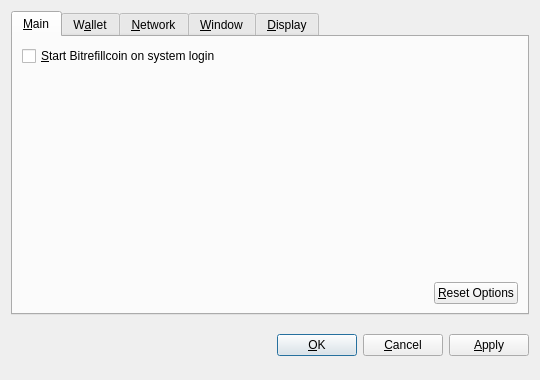
<?xml version="1.0" encoding="UTF-8"?>
<ui version="4.0">
 <class>OptionsDialog</class>
 <widget class="QDialog" name="OptionsDialog">
  <property name="geometry">
   <rect>
    <x>0</x>
    <y>0</y>
    <width>540</width>
    <height>380</height>
   </rect>
  </property>
  <property name="windowTitle">
   <string>Options</string>
  </property>
  <property name="modal">
   <bool>true</bool>
  </property>
  <layout class="QVBoxLayout" name="verticalLayout">
   <item>
    <widget class="QTabWidget" name="tabWidget">
     <property name="tabPosition">
      <enum>QTabWidget::North</enum>
     </property>
     <property name="currentIndex">
      <number>0</number>
     </property>
     <widget class="QWidget" name="tabMain">
      <attribute name="title">
       <string>&amp;Main</string>
      </attribute>
      <layout class="QVBoxLayout" name="verticalLayout_Main">
       <item>
        <widget class="QCheckBox" name="bitcoinAtStartup">
         <property name="toolTip">
          <string>Automatically start Bitrefillcoin after logging in to the system.</string>
         </property>
         <property name="text">
          <string>&amp;Start Bitrefillcoin on system login</string>
         </property>
        </widget>
       </item>
       <item>
        <spacer name="verticalSpacer_Main">
         <property name="orientation">
          <enum>Qt::Vertical</enum>
         </property>
         <property name="sizeHint" stdset="0">
          <size>
           <width>20</width>
           <height>40</height>
          </size>
         </property>
        </spacer>
       </item>
       <item>
        <layout class="QHBoxLayout" name="horizontalLayout_2_Main">
         <item>
          <spacer name="horizontalSpacer_2_Main">
           <property name="orientation">
            <enum>Qt::Horizontal</enum>
           </property>
           <property name="sizeHint" stdset="0">
            <size>
             <width>40</width>
             <height>20</height>
            </size>
           </property>
          </spacer>
         </item>
         <item>
          <widget class="QPushButton" name="resetButton">
           <property name="toolTip">
            <string>Reset all client options to default.</string>
           </property>
           <property name="text">
            <string>&amp;Reset Options</string>
           </property>
           <property name="autoDefault">
            <bool>false</bool>
           </property>
          </widget>
         </item>
        </layout>
       </item>
      </layout>
     </widget>
     <widget class="QWidget" name="tabWallet">
      <attribute name="title">
       <string>W&amp;allet</string>
      </attribute>
      <layout class="QVBoxLayout" name="verticalLayout_Network">
       <item>
        <widget class="QLabel" name="transactionFeeInfoLabel">
         <property name="text">
          <string>Optional transaction fee per kB that helps make sure your transactions are processed quickly. Most transactions are 1 kB.</string>
         </property>
         <property name="textFormat">
          <enum>Qt::PlainText</enum>
         </property>
         <property name="wordWrap">
          <bool>true</bool>
         </property>
        </widget>
       </item>
       <item>
        <layout class="QHBoxLayout" name="horizontalLayout_1_Main">
         <item>
          <widget class="QLabel" name="transactionFeeLabel">
           <property name="text">
            <string>Pay transaction &amp;fee</string>
           </property>
           <property name="textFormat">
            <enum>Qt::PlainText</enum>
           </property>
           <property name="buddy">
            <cstring>transactionFee</cstring>
           </property>
          </widget>
         </item>
         <item>
          <widget class="BitcoinAmountField" name="transactionFee"/>
         </item>
         <item>
          <spacer name="horizontalSpacer_1_Main">
           <property name="orientation">
            <enum>Qt::Horizontal</enum>
           </property>
           <property name="sizeHint" stdset="0">
            <size>
             <width>40</width>
             <height>20</height>
            </size>
           </property>
          </spacer>
         </item>
        </layout>
       </item>
       <item>
        <widget class="QLabel" name="label">
         <property name="text">
          <string>If you disable the spending of unconfirmed change, the change from a transaction cannot be used until that transaction has at least one confirmation. This also affects how your balance is computed.</string>
         </property>
         <property name="wordWrap">
          <bool>true</bool>
         </property>
        </widget>
       </item>
       <item>
        <widget class="QCheckBox" name="spendZeroConfChange">
         <property name="text">
          <string>Spend unconfirmed change  (experts only)</string>
         </property>
        </widget>
       </item>
       <item>
        <spacer name="verticalSpacer">
         <property name="orientation">
          <enum>Qt::Vertical</enum>
         </property>
         <property name="sizeHint" stdset="0">
          <size>
           <width>20</width>
           <height>40</height>
          </size>
         </property>
        </spacer>
       </item>
      </layout>
     </widget>
     <widget class="QWidget" name="tabNetwork">
      <attribute name="title">
       <string>&amp;Network</string>
      </attribute>
      <layout class="QVBoxLayout" name="verticalLayout_Network">
       <item>
        <widget class="QCheckBox" name="mapPortUpnp">
         <property name="toolTip">
          <string>Automatically open the Bitrefillcoin client port on the router. This only works when your router supports UPnP and it is enabled.</string>
         </property>
         <property name="text">
          <string>Map port using &amp;UPnP</string>
         </property>
        </widget>
       </item>
       <item>
        <widget class="QCheckBox" name="connectSocks">
         <property name="toolTip">
          <string>Connect to the Bitrefillcoin network through a SOCKS proxy (e.g. when connecting through Tor).</string>
         </property>
         <property name="text">
          <string>&amp;Connect through SOCKS proxy:</string>
         </property>
        </widget>
       </item>
       <item>
        <layout class="QHBoxLayout" name="horizontalLayout_Network">
         <item>
          <widget class="QLabel" name="proxyIpLabel">
           <property name="text">
            <string>Proxy &amp;IP:</string>
           </property>
           <property name="textFormat">
            <enum>Qt::PlainText</enum>
           </property>
           <property name="buddy">
            <cstring>proxyIp</cstring>
           </property>
          </widget>
         </item>
         <item>
          <widget class="QValidatedLineEdit" name="proxyIp">
           <property name="maximumSize">
            <size>
             <width>140</width>
             <height>16777215</height>
            </size>
           </property>
           <property name="toolTip">
            <string>IP address of the proxy (e.g. 127.0.0.1)</string>
           </property>
          </widget>
         </item>
         <item>
          <widget class="QLabel" name="proxyPortLabel">
           <property name="text">
            <string>&amp;Port:</string>
           </property>
           <property name="textFormat">
            <enum>Qt::PlainText</enum>
           </property>
           <property name="buddy">
            <cstring>proxyPort</cstring>
           </property>
          </widget>
         </item>
         <item>
          <widget class="QLineEdit" name="proxyPort">
           <property name="maximumSize">
            <size>
             <width>55</width>
             <height>16777215</height>
            </size>
           </property>
           <property name="toolTip">
            <string>Port of the proxy (e.g. 9050)</string>
           </property>
          </widget>
         </item>
         <item>
          <widget class="QLabel" name="socksVersionLabel">
           <property name="text">
            <string>SOCKS &amp;Version:</string>
           </property>
           <property name="textFormat">
            <enum>Qt::PlainText</enum>
           </property>
           <property name="buddy">
            <cstring>socksVersion</cstring>
           </property>
          </widget>
         </item>
         <item>
          <widget class="QValueComboBox" name="socksVersion">
           <property name="toolTip">
            <string>SOCKS version of the proxy (e.g. 5)</string>
           </property>
          </widget>
         </item>
         <item>
          <spacer name="horizontalSpacer_Network">
           <property name="orientation">
            <enum>Qt::Horizontal</enum>
           </property>
           <property name="sizeHint" stdset="0">
            <size>
             <width>40</width>
             <height>20</height>
            </size>
           </property>
          </spacer>
         </item>
        </layout>
       </item>
       <item>
        <spacer name="verticalSpacer_Network">
         <property name="orientation">
          <enum>Qt::Vertical</enum>
         </property>
         <property name="sizeHint" stdset="0">
          <size>
           <width>20</width>
           <height>40</height>
          </size>
         </property>
        </spacer>
       </item>
      </layout>
     </widget>
     <widget class="QWidget" name="tabWindow">
      <attribute name="title">
       <string>&amp;Window</string>
      </attribute>
      <layout class="QVBoxLayout" name="verticalLayout_Window">
       <item>
        <widget class="QCheckBox" name="minimizeToTray">
         <property name="toolTip">
          <string>Show only a tray icon after minimizing the window.</string>
         </property>
         <property name="text">
          <string>&amp;Minimize to the tray instead of the taskbar</string>
         </property>
        </widget>
       </item>
       <item>
        <widget class="QCheckBox" name="minimizeOnClose">
         <property name="toolTip">
          <string>Minimize instead of exit the application when the window is closed. When this option is enabled, the application will be closed only after selecting Quit in the menu.</string>
         </property>
         <property name="text">
          <string>M&amp;inimize on close</string>
         </property>
        </widget>
       </item>
       <item>
        <spacer name="verticalSpacer_Window">
         <property name="orientation">
          <enum>Qt::Vertical</enum>
         </property>
         <property name="sizeHint" stdset="0">
          <size>
           <width>20</width>
           <height>40</height>
          </size>
         </property>
        </spacer>
       </item>
      </layout>
     </widget>
     <widget class="QWidget" name="tabDisplay">
      <attribute name="title">
       <string>&amp;Display</string>
      </attribute>
      <layout class="QVBoxLayout" name="verticalLayout_Display">
       <item>
        <layout class="QHBoxLayout" name="horizontalLayout_1_Display">
         <item>
          <widget class="QLabel" name="langLabel">
           <property name="text">
            <string>User Interface &amp;language:</string>
           </property>
           <property name="textFormat">
            <enum>Qt::PlainText</enum>
           </property>
           <property name="buddy">
            <cstring>lang</cstring>
           </property>
          </widget>
         </item>
         <item>
          <widget class="QValueComboBox" name="lang">
           <property name="toolTip">
            <string>The user interface language can be set here. This setting will take effect after restarting Bitrefillcoin.</string>
           </property>
          </widget>
         </item>
        </layout>
       </item>
       <item>
        <layout class="QHBoxLayout" name="horizontalLayout_2_Display">
         <item>
          <widget class="QLabel" name="unitLabel">
           <property name="text">
            <string>&amp;Unit to show amounts in:</string>
           </property>
           <property name="textFormat">
            <enum>Qt::PlainText</enum>
           </property>
           <property name="buddy">
            <cstring>unit</cstring>
           </property>
          </widget>
         </item>
         <item>
          <widget class="QValueComboBox" name="unit">
           <property name="toolTip">
            <string>Choose the default subdivision unit to show in the interface and when sending coins.</string>
           </property>
          </widget>
         </item>
        </layout>
       </item>
       <item>
        <widget class="QCheckBox" name="displayAddresses">
         <property name="toolTip">
          <string>Whether to show Bitrefillcoin addresses in the transaction list or not.</string>
         </property>
         <property name="text">
          <string>&amp;Display addresses in transaction list</string>
         </property>
        </widget>
       </item>
       <item>
        <widget class="QCheckBox" name="coinControlFeatures">
         <property name="toolTip">
          <string>Whether to show coin control features or not.</string>
         </property>
         <property name="text">
          <string>Display coin &amp;control features (experts only!)</string>
         </property>
        </widget>
       </item>
       <item>
        <spacer name="verticalSpacer_Display">
         <property name="orientation">
          <enum>Qt::Vertical</enum>
         </property>
         <property name="sizeHint" stdset="0">
          <size>
           <width>20</width>
           <height>40</height>
          </size>
         </property>
        </spacer>
       </item>
      </layout>
     </widget>
    </widget>
   </item>
   <item>
    <layout class="QHBoxLayout" name="horizontalLayout_Buttons">
     <item>
      <spacer name="horizontalSpacer_1">
       <property name="orientation">
        <enum>Qt::Horizontal</enum>
       </property>
       <property name="sizeHint" stdset="0">
        <size>
         <width>40</width>
         <height>48</height>
        </size>
       </property>
      </spacer>
     </item>
     <item>
      <widget class="QLabel" name="statusLabel">
       <property name="font">
        <font>
         <weight>75</weight>
         <bold>true</bold>
        </font>
       </property>
       <property name="text">
        <string/>
       </property>
       <property name="textFormat">
        <enum>Qt::PlainText</enum>
       </property>
       <property name="wordWrap">
        <bool>true</bool>
       </property>
      </widget>
     </item>
     <item>
      <spacer name="horizontalSpacer_2">
       <property name="orientation">
        <enum>Qt::Horizontal</enum>
       </property>
       <property name="sizeHint" stdset="0">
        <size>
         <width>40</width>
         <height>48</height>
        </size>
       </property>
      </spacer>
     </item>
     <item>
      <widget class="QPushButton" name="okButton">
       <property name="text">
        <string>&amp;OK</string>
       </property>
      </widget>
     </item>
     <item>
      <widget class="QPushButton" name="cancelButton">
       <property name="text">
        <string>&amp;Cancel</string>
       </property>
       <property name="autoDefault">
        <bool>false</bool>
       </property>
      </widget>
     </item>
     <item>
      <widget class="QPushButton" name="applyButton">
       <property name="text">
        <string>&amp;Apply</string>
       </property>
       <property name="autoDefault">
        <bool>false</bool>
       </property>
      </widget>
     </item>
    </layout>
   </item>
  </layout>
 </widget>
 <customwidgets>
  <customwidget>
   <class>BitcoinAmountField</class>
   <extends>QSpinBox</extends>
   <header>bitcoinamountfield.h</header>
  </customwidget>
  <customwidget>
   <class>QValueComboBox</class>
   <extends>QComboBox</extends>
   <header>qvaluecombobox.h</header>
  </customwidget>
  <customwidget>
   <class>QValidatedLineEdit</class>
   <extends>QLineEdit</extends>
   <header>qvalidatedlineedit.h</header>
  </customwidget>
 </customwidgets>
 <resources/>
 <connections/>
</ui>
